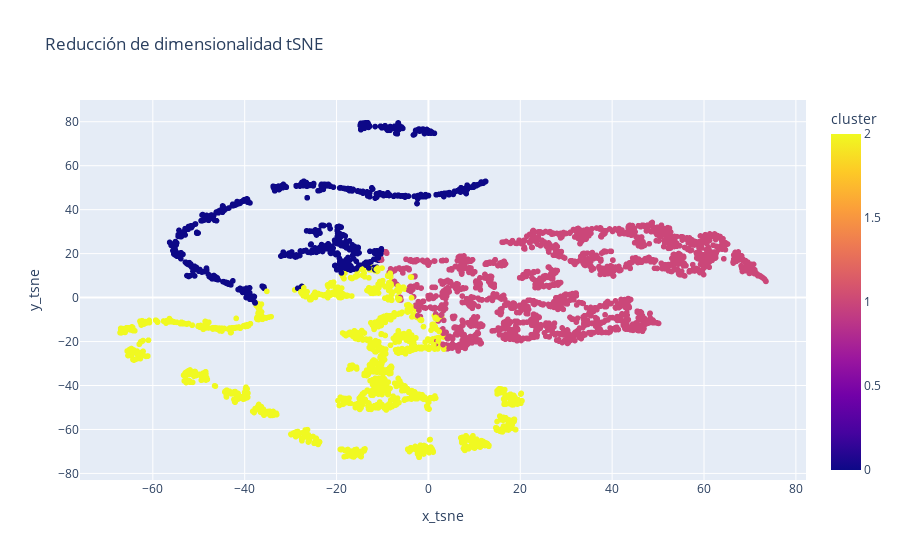

The cell this chart's notebook holds for it:
### Markdown cell above
**Respuesta:**

### Code cell
# grafico

px.scatter(c_featured_data, x="x_tsne", y="y_tsne", title='Reducción de dimensionalidad tSNE', color='cluster')

### Figure 1 — Plotly figure (JSON) as saved in the notebook; plotly's stock layout.template omitted (floating-point values rounded to 4 significant figures; data arrays with more than 128 entries replaced by an {"elided": "..."} marker saying what was removed)
{"data": [{"hovertemplate": "x_tsne=%{x}<br>y_tsne=%{y}<br>cluster=%{marker.color}<extra></extra>", "legendgroup": "", "marker": {"color": {"elided": "4314 int values"}, "coloraxis": "coloraxis", "symbol": "circle"}, "mode": "markers", "name": "", "showlegend": false, "type": "scattergl", "x": {"elided": "4314 float values"}, "xaxis": "x", "y": {"elided": "4314 float values"}, "yaxis": "y"}], "layout": {"coloraxis": {"colorbar": {"title": {"text": "cluster"}}, "colorscale": [[0, "#0d0887"], [0.1111, "#46039f"], [0.2222, "#7201a8"], [0.3333, "#9c179e"], [0.4444, "#bd3786"], [0.5556, "#d8576b"], [0.6667, "#ed7953"], [0.7778, "#fb9f3a"], [0.8889, "#fdca26"], [1, "#f0f921"]]}, "legend": {"tracegroupgap": 0}, "title": {"text": "Reducción de dimensionalidad tSNE"}, "xaxis": {"anchor": "y", "domain": [0, 1], "title": {"text": "x_tsne"}}, "yaxis": {"anchor": "x", "domain": [0, 1], "title": {"text": "y_tsne"}}}}
